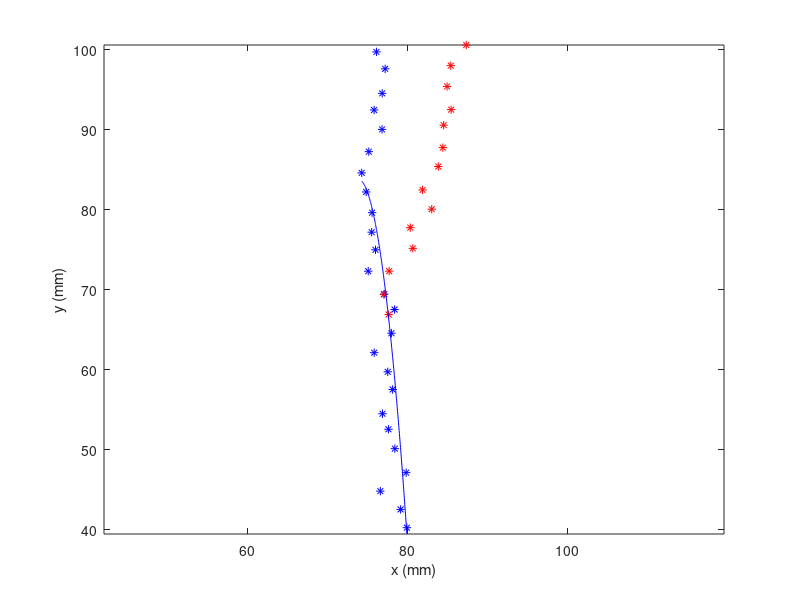

Reproduce this figure in MATLAB. (Note: this script raises an error after producing the figure.)
%%%%%%%%%%%%%%%%%%%%%%%%%%%%%%%%%%%%%%%%%%%%%%%%%%%%%%%%%%%%%%%%%%%%%%%%%%%
% Xinhe Wang, BME 313L (16500) | Week 10 Problem 1
% File Name: XinheWang_fitBranchXY.m
%
% Description: Fits a quadratic to the first carotid branch in the
% original image coordinates.
%
% Explanation:
% Backslash solves the quadratic least-squares problem.
% The condition number measures sensitivity to changes in the data,
% and the RMS residual measures the vertical fitting error.
%
% Question:
% 1. The x-values have a small spread around a large offset near 77 mm.
% Therefore, x and x^2 are dominated by nearly constant terms, making
% the columns of A nearly parallel and the condition number large.
%
% 2. The relative-error bound is the condition number times the relative
% data error. For a relative perturbation of 0.010, the bound is about
% 141941.163, so it guarantees no accurate coefficient digits.
%
% Question 3 is answered in the separate PDF.
%
% Program Usage Instructions and Example:
% XinheWang_fitBranchXY
%
% Inputs:
% carotidCenterline.mat.
%
% Outputs:
% Condition number, RMS residual, and a plot of the fitted quadratic
% over the original point cloud.
%%%%%%%%%%%%%%%%%%%%%%%%%%%%%%%%%%%%%%%%%%%%%%%%%%%%%%%%%%%%%%%%%%%%%%%%%%%

% Load the data (positions in mm, image coordinates)
load("carotidCenterline.mat", "X1", "Y1", "X2", "Y2");

% Visualize the point cloud
figure;
plot(X1, Y1, "b*", "markersize", 6); hold on;  % first branch
plot(X2, Y2, "r*", "markersize", 6);           % second branch
axis equal; xlabel("x (mm)"); ylabel("y (mm)");

% (1) Build the least squares matrix A for the quadratic y = a x^2 + b x + c
%     on the first branch (do not use polyfit) and report cond(A)

A = [X1.^2, X1, ones(length(X1), 1)];
conditionNumber = cond(A);

disp("Condition number:")
disp(conditionNumber)

% (2) Solve for the coefficients q with backslash and report the RMS
%     vertical residual sqrt(mean((Y1 - A*q).^2)) in mm

q = A \ Y1;
rmsResidual = sqrt(mean((Y1 - A*q).^2));

disp("RMS residual (mm):")
disp(rmsResidual)

% (3) Plot the fitted quadratic over the x-range of the first branch and
%     put cond(A) and the RMS residual in the title

xFit = linspace(min(X1), max(X1), 200);
yFit = q(1)*xFit.^2 + q(2)*xFit + q(3);

plot(xFit, yFit, "b-");

title("cond(A) = " + conditionNumber + "; RMS residual = " + rmsResidual + " mm");
